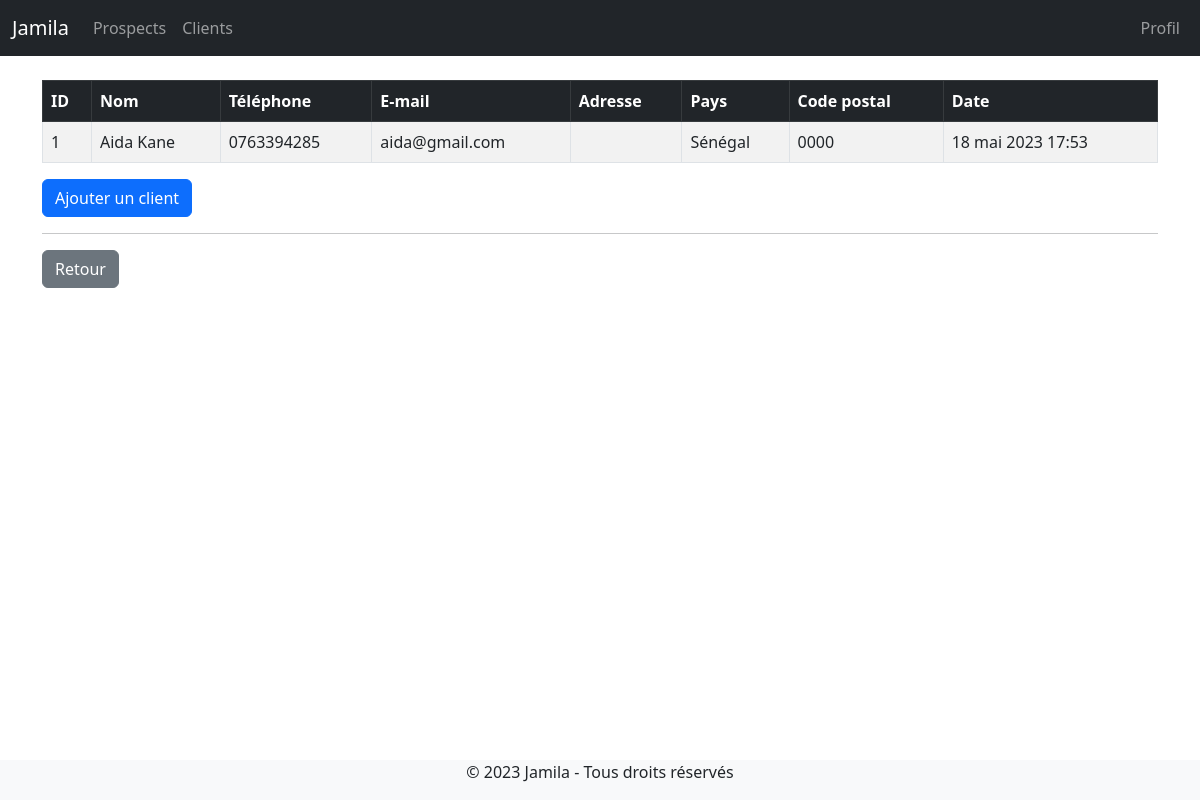
Before: /website/crm/ (signed in) with the older database file.
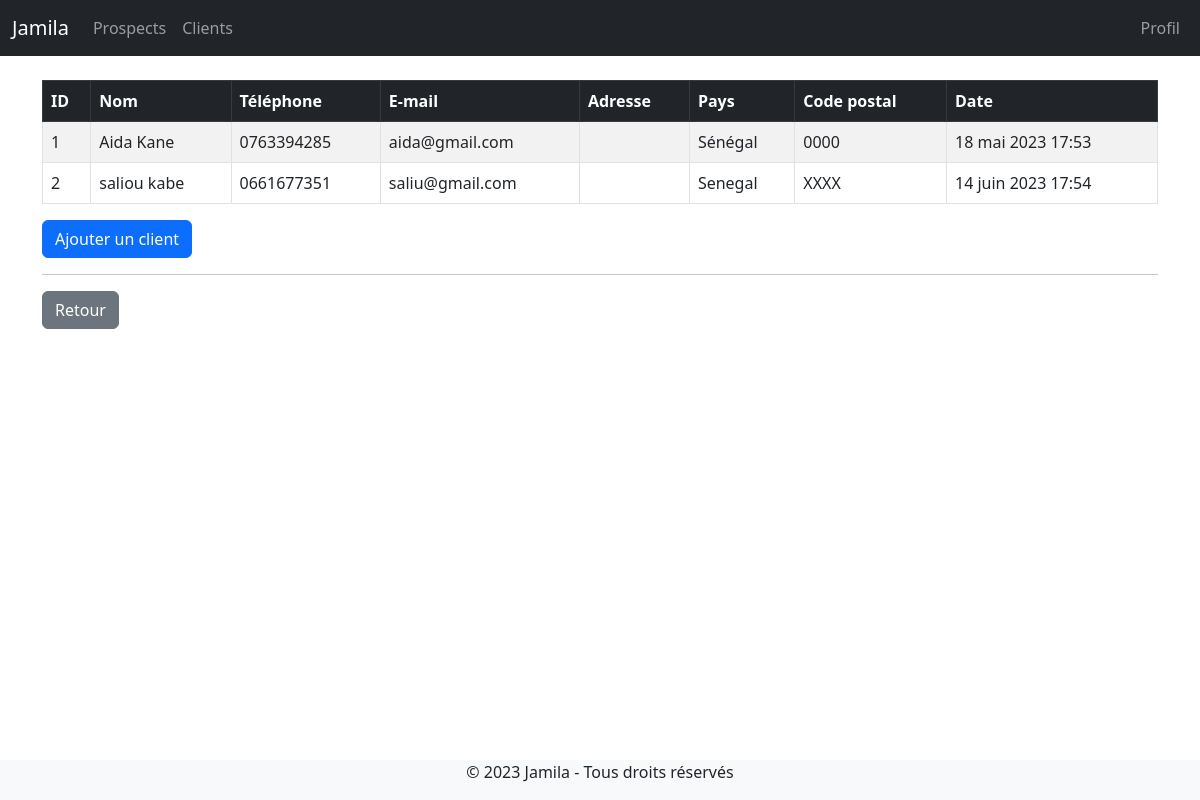
After: the same page with the newer database file.
### website/models.py (models this page shows, shortened)
class Record(models.Model):
    created_at=models.DateTimeField(auto_now_add=True)
    first_name = models.CharField(max_length=50)
    last_name = models.CharField(max_length=50)
    email = models.CharField(max_length=100)
    phone = models.CharField(max_length=15)
    adress = models.CharField(max_length=150)
    state = models.CharField(max_length=50)
    zipcode = models.CharField(max_length=20)

### website/views.py (the view)
# urls.py: path("crm/",views.records, name='records'),
def records(request):
    records = Record.objects.all()
    if request.user.is_authenticated:
        return render(request, 'records.html', {"records":records})
    else:
        messages.success(request, "Vous devez d'abord vous connectez !")
        return redirect('site')

### website/templates/records.html (shortened to what this page needs)
{% extends 'base.html' %}
{% block content %}
    {% if user.is_authenticated %}
        <table class="table table-striped table-hover table-bordered">
            <thead class="table-dark">
                <tr>
                    <th scope="col">ID</th>
                    <th scope="col">Nom</th>
                    <th scope="col">Téléphone</th>
                    <th scope="col">E-mail</th>
                    <th scope="col">Adresse</th>
                    <th scope="col">Pays</th>
                    <th scope="col">Code postal</th>
                    <th scope="col">Date</th>
                </tr>
            </thead>
            <tbody>
                       {% for record in records %}
            <tr onclick="window.location='{% url 'website:record' record.id %}'">
                <td>{{ record.id }}</td>
                <td>{{ record.first_name }} {{ record.last_name }}</td>
                <td>{{ record.phone }}</td>
                <td>{{ record.email }}</td>
                <td>{{ record.address }}</td>
                <td>{{ record.state }}</td>
                <td>{{ record.zipcode }}</td>
                <td>{{ record.created_at }}</td>
            </tr>
            {% endfor %}
            </tbody>
        </table>
        <a href="{% url 'website:add_record' %}" class="btn btn-primary">Ajouter un client</a>
        <hr>
        <a href="{% url 'website:site' %}" class="btn btn-secondary">Retour</a>
    {% endif %}
{% endblock %}

### website/templates/base.html (shortened to what this page needs)
<!doctype html>
<html lang="fr">
  <head>
    <link href="https://cdn.jsdelivr.net/npm/bootstrap@5.3.0-alpha3/dist/css/bootstrap.min.css" rel="stylesheet">
  </head>
  <body >
    {% include "navbar.html" %}
    <div class="container">
      <br>
      {% block content %}
      {% endblock %}
    </div>
  <footer class="footer bg-light fixed-bottom">
    <div class="container text-center">
        <p>&copy; 2023 Jamila - Tous droits réservés</p>
    </div>
  </footer>
  </body>
</html>

### website/templates/navbar.html (shortened to what this page needs)
<nav class="navbar navbar-expand-lg navbar-dark bg-dark">
  <div class="container-fluid">
    <a class="navbar-brand" href="{% url 'website:site' %}">Jamila</a>
    <div class="collapse navbar-collapse" id="navbarSupportedContent">
      <ul class="navbar-nav me-auto mb-2 mb-lg-0">
        {% if user.is_authenticated %}
          <li class="nav-item">
            <a class="nav-link" href="{% url 'leads:leads_list' %}">Prospects</a>
          </li>
          <li class="nav-item">
            <a class="nav-link" href="{% url 'client:clients_list' %}">Clients</a>
          </li>
        {% endif %}
      </ul>
      <ul class="navbar-nav ml-auto">
        {% if user.is_authenticated %}
          <li class="nav-item">
            <a class="nav-link" href="{% url 'website:myaccount' %}">Profil</a>
          </li>
        {% endif %}
      </ul>
    </div>
  </div>
</nav>

Changed rows visible on the page:
added Record: id "2", first_name "saliou", last_name "kabe", phone "0661677351", email "saliu@gmail.com", state "Senegal", zipcode "XXXX", created_at "14 juin 2023 17:54"
